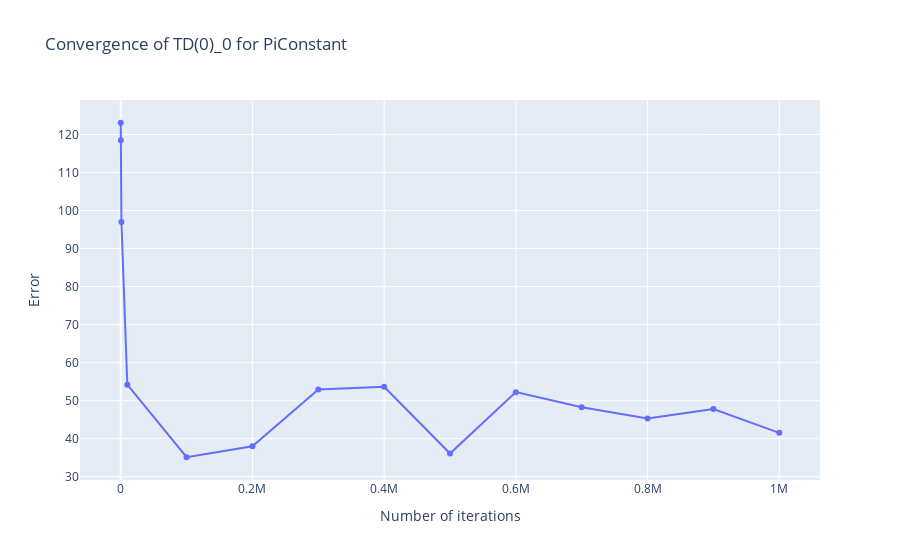
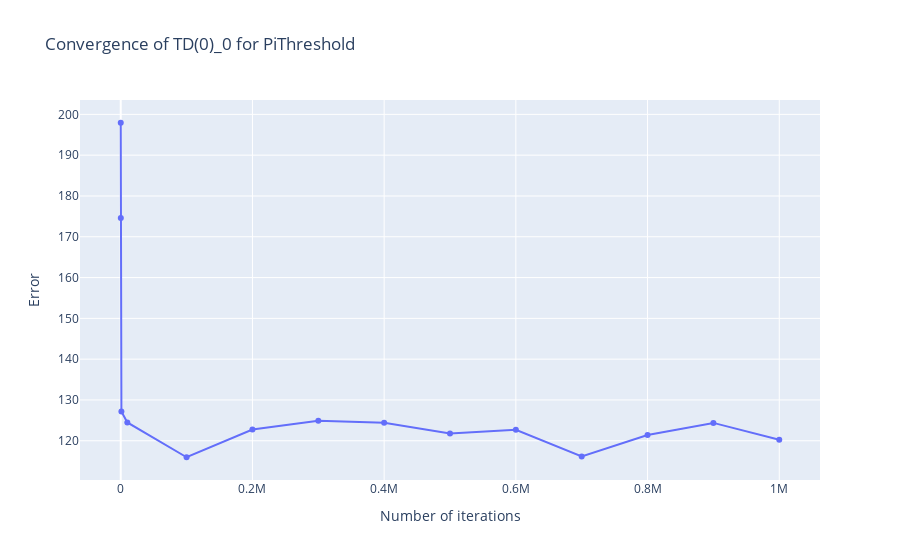
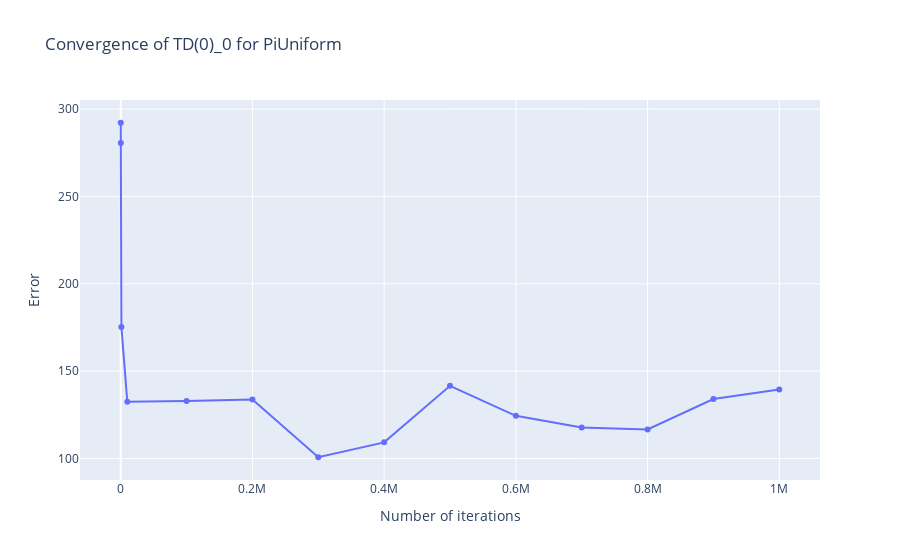
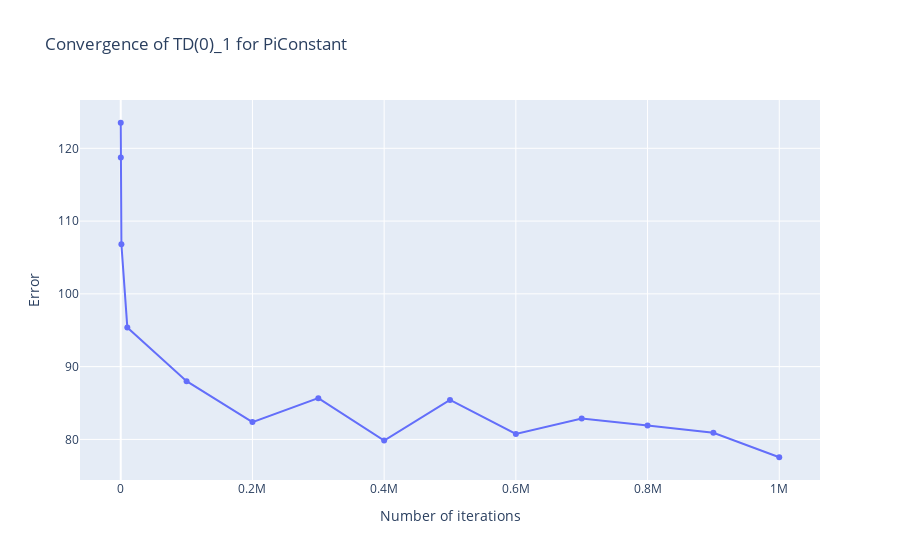

Source (notebook cell) for these figures, in order:
### Markdown cell above
**Compare TD(0) with different updates for $\alpha_{N(s)}$**.

What exponents $\beta$ are allowed by the theory for $\alpha_{N(s)} = 1/N(s)^\beta$ ?

You used $\beta = 1/2$ above. Now try $\beta = 1$ as well as $\beta = 0$ ($\alpha$ constant). What works best? (look at different values of T)

### Code cell
def TD0_0(Pi, T):  # Pi: policy to be evaluated, T: number of iterations
    V = np.random.rand(M+1) # V[s] = estimated value of each state under policy pi
    N = np.zeros(M+1) # N[s] =number of visits to state s in the loop
    s0 = np.random.randint(M+1)
    env = StoreManagement(s0)
    for t in range(T):
        s = env.state
        N[s] += 1
        action = Pi(s)
        state, rew, _, _, _ = env.step(action)
        V[s] = V[s] + (rew + gamma * V[state] - V[s])
    return(V)

def TD0_1(Pi, T):  # Pi: policy to be evaluated, T: number of iterations
    V = np.random.rand(M+1) # V[s] = estimated value of each state under policy pi
    N = np.zeros(M+1) # N[s] =number of visits to state s in the loop
    s0 = np.random.randint(M+1)
    env = StoreManagement(s0)
    for t in range(T):
        s = env.state
        N[s] += 1
        action = Pi(s)
        state, rew, _, _, _ = env.step(action)
        V[s] = V[s] + 1/N[s] * (rew + gamma * V[state] - V[s])
    return(V)


v_mi=EvaluatePolicy(PiConstant)
test_list = [10, 100, 1000, 10000, 100000, 200000, 300000, 400000, 500000, 600000, 700000, 800000,900000,1000000]
diff=[]
for k in test_list:
    v=TD0_0(PiConstant,k)    
    diff.append(np.linalg.norm(v-v_mi,ord=np.inf))


fig = go.Figure(data=go.Scatter(x=test_list, y=diff))
fig.update_layout(title="Convergence of TD(0)_0 for PiConstant",xaxis_title="Number of iterations",yaxis_title="Error")

fig.show()
diff2=[]

v_mi=EvaluatePolicy(PiThreshold)
for k in test_list:
    v=TD0_0(PiThreshold,k)    
    diff2.append(np.linalg.norm(v-v_mi,ord=np.inf))

fig = go.Figure(data=go.Scatter(x=test_list, y=diff2))
fig.update_layout(title="Convergence of TD(0)_0 for PiThreshold",xaxis_title="Number of iterations",yaxis_title="Error")

fig.show()
diff3=[]

v_mi=EvaluatePolicy(PiUniform)
for k in test_list:
    v=TD0_0(PiUniform,k)    
    diff3.append(np.linalg.norm(v-v_mi,ord=np.inf))



fig = go.Figure(data=go.Scatter(x=test_list, y=diff3))
fig.update_layout(title="Convergence of TD(0)_0 for PiUniform",xaxis_title="Number of iterations",yaxis_title="Error")

fig.show()

v_mi=EvaluatePolicy(PiConstant)
diff=[]
for k in test_list:
    v=TD0_1(PiConstant,k)    
    diff.append(np.linalg.norm(v-v_mi,ord=np.inf))


fig = go.Figure(data=go.Scatter(x=test_list, y=diff))
fig.update_layout(title="Convergence of TD(0)_1 for PiConstant",xaxis_title="Number of iterations",yaxis_title="Error")

fig.show()
diff2=[]

v_mi=EvaluatePolicy(PiThreshold)
for k in test_list:
    v=TD0_1(PiThreshold,k)    
    diff2.append(np.linalg.norm(v-v_mi,ord=np.inf))

fig = go.Figure(data=go.Scatter(x=test_list, y=diff2))
fig.update_layout(title="Convergence of TD(0)_1 for PiThreshold",xaxis_title="Number of iterations",yaxis_title="Error")

fig.show()
diff3=[]

v_mi=EvaluatePolicy(PiUniform)
for k in test_list:
    v=TD0_1(PiUniform,k)    
    diff3.append(np.linalg.norm(v-v_mi,ord=np.inf))



fig = go.Figure(data=go.Scatter(x=test_list, y=diff3))
fig.update_layout(title="Convergence of TD(0)_1 for PiUniform",xaxis_title="Number of iterations",yaxis_title="Error")

fig.show()

### Figure 1 — Plotly figure (JSON) as saved in the notebook; plotly's stock layout.template omitted (floating-point values rounded to 4 significant figures)
{"data": [{"type": "scatter", "x": [10, 100, 1000, 10000, 100000, 200000, 300000, 400000, 500000, 600000, 700000, 800000, 900000, 1000000], "y": [123.1, 118.5, 97.01, 54.2, 35.13, 37.99, 52.93, 53.64, 36.11, 52.25, 48.27, 45.28, 47.81, 41.54]}], "layout": {"title": {"text": "Convergence of TD(0)_0 for PiConstant"}, "xaxis": {"title": {"text": "Number of iterations"}}, "yaxis": {"title": {"text": "Error"}}}}

### Figure 2 — Plotly figure (JSON) as saved in the notebook; plotly's stock layout.template omitted (floating-point values rounded to 4 significant figures)
{"data": [{"type": "scatter", "x": [10, 100, 1000, 10000, 100000, 200000, 300000, 400000, 500000, 600000, 700000, 800000, 900000, 1000000], "y": [197.9, 174.6, 127.2, 124.5, 116.0, 122.8, 124.9, 124.4, 121.8, 122.7, 116.2, 121.4, 124.4, 120.3]}], "layout": {"title": {"text": "Convergence of TD(0)_0 for PiThreshold"}, "xaxis": {"title": {"text": "Number of iterations"}}, "yaxis": {"title": {"text": "Error"}}}}

### Figure 3 — Plotly figure (JSON) as saved in the notebook; plotly's stock layout.template omitted (floating-point values rounded to 4 significant figures)
{"data": [{"type": "scatter", "x": [10, 100, 1000, 10000, 100000, 200000, 300000, 400000, 500000, 600000, 700000, 800000, 900000, 1000000], "y": [292.2, 280.6, 175.2, 132.4, 132.9, 133.8, 100.7, 109.2, 141.6, 124.4, 117.8, 116.6, 134.0, 139.5]}], "layout": {"title": {"text": "Convergence of TD(0)_0 for PiUniform"}, "xaxis": {"title": {"text": "Number of iterations"}}, "yaxis": {"title": {"text": "Error"}}}}

### Figure 4 — Plotly figure (JSON) as saved in the notebook; plotly's stock layout.template omitted (floating-point values rounded to 4 significant figures)
{"data": [{"type": "scatter", "x": [10, 100, 1000, 10000, 100000, 200000, 300000, 400000, 500000, 600000, 700000, 800000, 900000, 1000000], "y": [123.5, 118.8, 106.8, 95.39, 88.01, 82.38, 85.67, 79.84, 85.43, 80.76, 82.87, 81.9, 80.9, 77.55]}], "layout": {"title": {"text": "Convergence of TD(0)_1 for PiConstant"}, "xaxis": {"title": {"text": "Number of iterations"}}, "yaxis": {"title": {"text": "Error"}}}}
